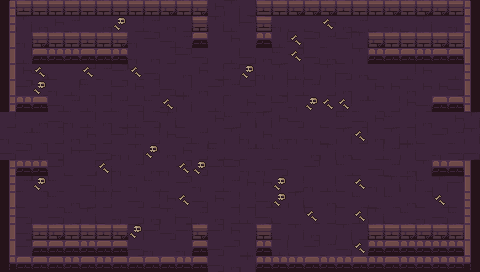

A 2D game scene composited from a Tiled map and its tileset images. What follows is a short description and the map's XML, with each tile layer's data collapsed to a summary:
An orthogonal 30x17 tile map with 16x16 px tiles, 6 tile layers (ground, dressing, decor, walls, ...) and 12 objects (5x ENTRY, 5x ENEMY, 2x PROP).

<map version="1.10" tiledversion="1.10.2" orientation="orthogonal" renderorder="right-down" width="30" height="17" tilewidth="16" tileheight="16" infinite="0" nextlayerid="8" nextobjectid="13">
 <tileset firstgid="1" name="dungeon" tilewidth="16" tileheight="16" tilecount="100" columns="10">
  <image source="../../../gfx/tiles/depths/dungeon_tileset.png" width="160" height="160" />
 </tileset>
 <layer id="1" name="ground" width="30" height="17">
  <data>[510 cells, 510 non-empty, 12 distinct tile ids]</data>
 </layer>
 <layer id="2" name="dressing" width="30" height="17">
  <data>[510 cells, 28 non-empty, 2 distinct tile ids]</data>
 </layer>
 <layer id="3" name="decor" width="30" height="17">
  <data>[510 cells, 0 non-empty, 0 distinct tile ids]</data>
 </layer>
 <layer id="4" name="walls" width="30" height="17">
  <data>[510 cells, 78 non-empty, 18 distinct tile ids]</data>
 </layer>
 <layer id="5" name="props" width="30" height="17">
  <data>[510 cells, 64 non-empty, 8 distinct tile ids]</data>
 </layer>
 <layer id="6" name="overhead" width="30" height="17">
  <data>[510 cells, 0 non-empty, 0 distinct tile ids]</data>
 </layer>
 <objectgroup id="7" name="spawns">
  <object id="1" name="UP" type="ENTRY" x="232" y="24" />
  <object id="2" name="DOWN" type="ENTRY" x="232" y="248" />
  <object id="3" name="LEFT" type="ENTRY" x="24" y="136" />
  <object id="4" name="RIGHT" type="ENTRY" x="456" y="136" />
  <object id="5" name="" type="ENTRY" x="248" y="136" />
  <object id="6" name="" type="ENEMY" x="104" y="88" />
  <object id="7" name="" type="ENEMY" x="296" y="136" />
  <object id="8" name="" type="ENEMY" x="360" y="88" />
  <object id="9" name="" type="ENEMY" x="232" y="88" />
  <object id="10" name="" type="ENEMY" x="104" y="184" />
  <object id="11" name="torch" type="PROP" x="56" y="264" />
  <object id="12" name="torch" type="PROP" x="424" y="264" />
 </objectgroup>
</map>
